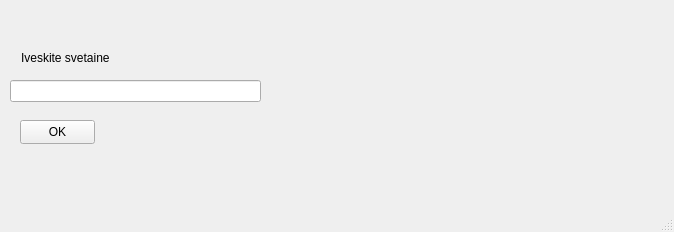
<?xml version="1.0" encoding="UTF-8"?>
<ui version="4.0">
 <class>MainWindow</class>
 <widget class="QMainWindow" name="MainWindow">
  <property name="geometry">
   <rect>
    <x>0</x>
    <y>0</y>
    <width>674</width>
    <height>232</height>
   </rect>
  </property>
  <property name="windowTitle">
   <string>MainWindow</string>
  </property>
  <widget class="QWidget" name="centralwidget">
   <widget class="QPushButton" name="ok">
    <property name="geometry">
     <rect>
      <x>20</x>
      <y>120</y>
      <width>75</width>
      <height>24</height>
     </rect>
    </property>
    <property name="text">
     <string>OK</string>
    </property>
   </widget>
   <widget class="QLineEdit" name="weburl">
    <property name="geometry">
     <rect>
      <x>10</x>
      <y>80</y>
      <width>251</width>
      <height>22</height>
     </rect>
    </property>
   </widget>
   <widget class="QLabel" name="isvestis">
    <property name="geometry">
     <rect>
      <x>290</x>
      <y>50</y>
      <width>341</width>
      <height>111</height>
     </rect>
    </property>
    <property name="font">
     <font>
      <bold>false</bold>
      <kerning>false</kerning>
     </font>
    </property>
    <property name="text">
     <string/>
    </property>
    <property name="wordWrap">
     <bool>true</bool>
    </property>
   </widget>
   <widget class="QLabel" name="enter">
    <property name="geometry">
     <rect>
      <x>21</x>
      <y>50</y>
      <width>261</width>
      <height>16</height>
     </rect>
    </property>
    <property name="font">
     <font>
      <bold>false</bold>
      <kerning>false</kerning>
     </font>
    </property>
    <property name="text">
     <string>Iveskite svetaine </string>
    </property>
   </widget>
  </widget>
  <widget class="QMenuBar" name="menubar">
   <property name="geometry">
    <rect>
     <x>0</x>
     <y>0</y>
     <width>674</width>
     <height>22</height>
    </rect>
   </property>
  </widget>
  <widget class="QStatusBar" name="statusbar"/>
 </widget>
 <resources/>
 <connections/>
</ui>
